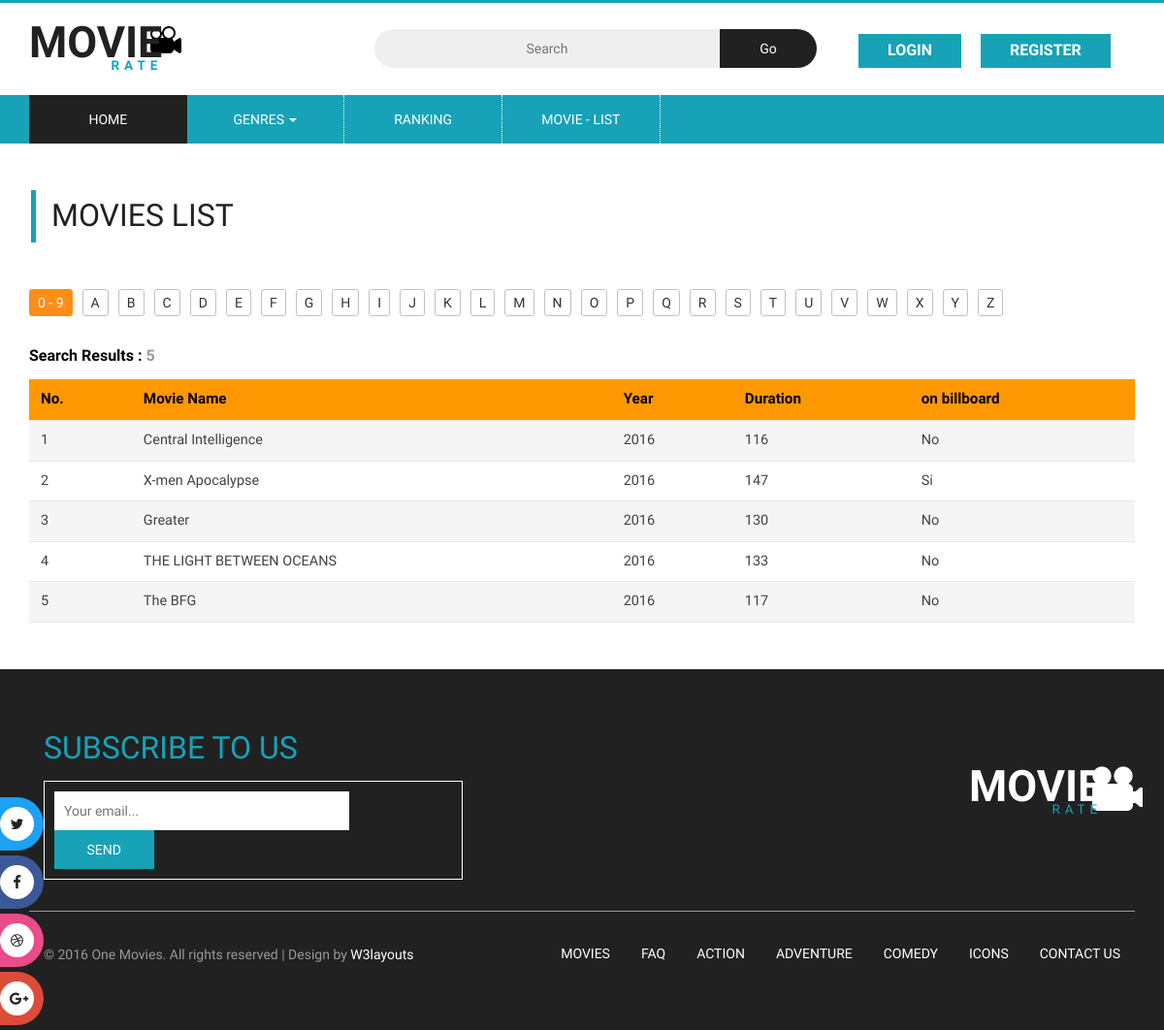
The app's page /movieslist/, older data.
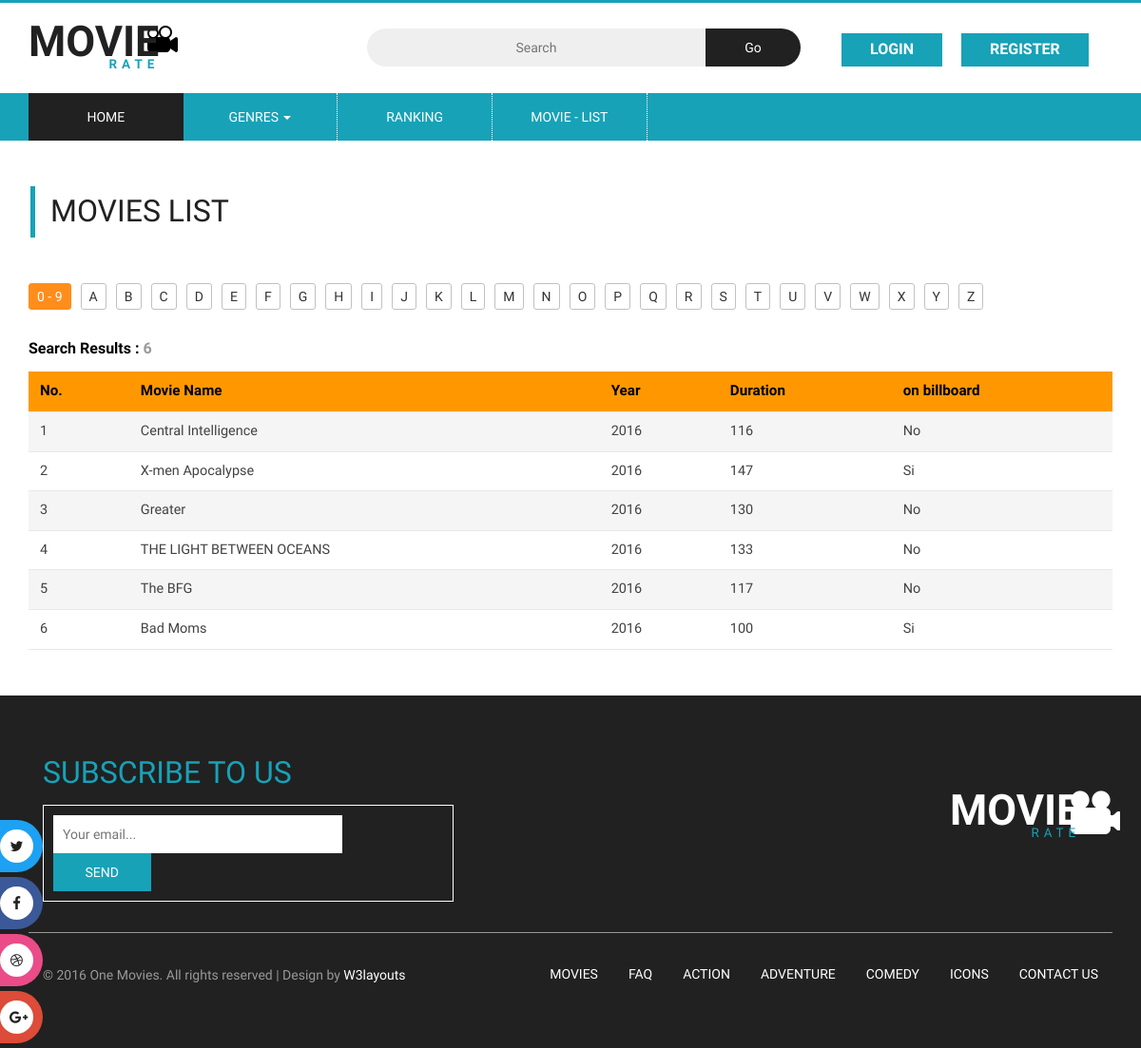
The same page, newer data.
### app/models.py (models this page shows, shortened)
class Movie(models.Model):
    title = models.CharField(max_length=200, null=False)
    sinopsis = models.TextField(max_length=2000, null=True)
    year = models.IntegerField(null=True)
    cast = models.TextField(max_length=2000, null=True)
    duration = models.IntegerField(null=False)
    trailer = models.CharField(max_length=100, null=False)
    onBillboard = models.BooleanField(null=False)
    class Meta:
        app_label = 'app'

### app/views.py (the view)
# urls.py: path('movieslist/', views.movies_list, name='movies_list'),
def movies_list(request):
    genre_list = Genre.objects.all()
    movies_list = Movie.objects.all()
    movie_a = movies_list.filter(title__startswith='a')
    movie_b = movies_list.filter(title__startswith='b')
    movie_c = movies_list.filter(title__startswith='c')
    movie_d = movies_list.filter(title__startswith='d')
    movie_e = movies_list.filter(title__startswith='e')
    movie_f = movies_list.filter(title__startswith='f')
    movie_g = movies_list.filter(title__startswith='g')
    movie_h = movies_list.filter(title__startswith='h')
    movie_i = movies_list.filter(title__startswith='i')
    movie_j = movies_list.filter(title__startswith='j')
    movie_k = movies_list.filter(title__startswith='k')
    movie_l = movies_list.filter(title__startswith='l')
    movie_m = movies_list.filter(title__startswith='m')
    movie_n = movies_list.filter(title__startswith='n')
    movie_o = movies_list.filter(title__startswith='o')
    movie_p = movies_list.filter(title__startswith='p')
    movie_q = movies_list.filter(title__startswith='q')
    movie_r = movies_list.filter(title__startswith='r')
    movie_s = movies_list.filter(title__startswith='s')
    movie_t = movies_list.filter(title__startswith='t')
    movie_u = movies_list.filter(title__startswith='u')
    movie_v = movies_list.filter(title__startswith='v')
    movie_w = movies_list.filter(title__startswith='w')
    movie_x = movies_list.filter(title__startswith='x')
    movie_y = movies_list.filter(title__startswith='y')
    movie_z = movies_list.filter(title__startswith='z')
    contexto = {
        'movies_list' : movies_list,
        'movie_a' : movie_a,
        'movie_b' : movie_b,
        'movie_c' : movie_c,
        'movie_d' : movie_d,
        'movie_e' : movie_e,
        'movie_f' : movie_f,
        'movie_g' : movie_g,
        'movie_h' : movie_h,
        'movie_i' : movie_i,
        'movie_j' : movie_j,
        'movie_k' : movie_k,
        'movie_l' : movie_l,
        'movie_m' : movie_m,
        'movie_n' : movie_n,
        'movie_o' : movie_o,
        'movie_p' : movie_p,
        'movie_q' : movie_q,
        'movie_r' : movie_r,
        'movie_s' : movie_s,
        'movie_t' : movie_t,
        'movie_u' : movie_u,
        'movie_v' : movie_v,
        'movie_w' : movie_w,
        'movie_x' : movie_x,
        'movie_y' : movie_y,
        'movie_z' : movie_z,
        'genre_list' : genre_list
    }
    if request.user.is_superuser:
        return render(request, 'app/admin/movie_list.html', contexto)
    else:
        return render(request, 'app/movie_list.html', contexto)

### app/templates/app/movie_list.html (shortened to what the changed rows need)
{% extends "app/base.html" %}
{% load static %}
{% block morehead %}
<link href="{% static 'app/css/news.css' %}" rel="stylesheet" type="text/css" media="all" />
<link href="{% static 'app/css/list.css' %}" rel="stylesheet" type="text/css" media="all" />
<link href="{% static 'app/css/table-style.css' %}" rel="stylesheet" type="text/css" media="all" />
<link href="{% static 'app/css/basictable.css' %}" rel="stylesheet" type="text/css" media="all" />
{% endblock %}
{% block contenido %}
<div class="faq">
  <div class="container">
    <div class="bs-example bs-example-tabs" role="tabpanel" data-example-id="togglable-tabs">
      <div id="myTabContent" class="tab-content">
        <div role="tabpanel" class="tab-pane fade in active" id="home" aria-labelledby="home-tab">
          <div class="agile-news-table">
            <div class="w3ls-news-result">
              <h4>Search Results : <span>{{movies_list.count}}</span></h4>
            </div>
            <table id="table-breakpoint">
              <thead>
                <tr>
                  <th>No.</th>
                  <th>Movie Name</th>
                  <th>Year</th>
                  <th>Duration</th>
                  <th>on billboard</th>
                </tr>
              </thead>
              <tbody>
                {% for movies in movies_list %}
                <tr>
                  <td>{{forloop.counter}}</td>
                  <td>{{movies.title}}</td>
                  <td>{{movies.year}}</td>
                  <td>{{movies.duration}}</td>
                  {% if movies.onBillboard == False %}
                  <td>No</td>
                  {% else %}
                  <td>Si</td>
                  {% endif %}
                </tr>
                {% endfor %}
              </tbody>
            </table>
          </div>
        </div>
      </div>
    </div>
  </div>
</div>
{% endblock %}

Row changes from the older to the newer data that the page shows:
added Movie: title "Bad Moms", year "2016", duration "100", onBillboard "Si"
Text that changed along with them:
{{ movies_list.count }}: "5" → "6"
